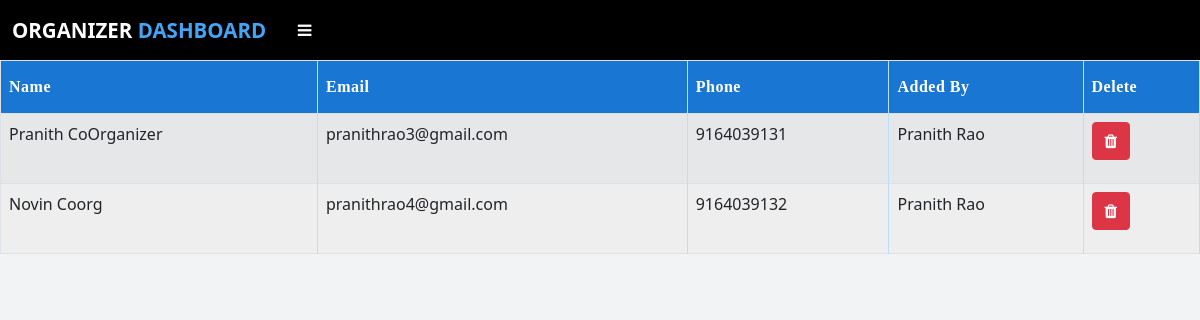
/view_coOrganizer (signed in), run on the app's committed database.
### app.py (models this page shows, shortened)
class Coorganizer(db.Model):
    id = db.Column(db.Integer,primary_key=True)
    name = db.Column(db.String(50),nullable=False)
    email = db.Column(db.String(100),nullable=False,unique=True)
    phone = db.Column(db.String(11), nullable=False, unique=True)
    password = db.Column(db.String(255),nullable=False)
    organizer = db.Column(db.String(50),nullable=False)
    coorg_id=db.relationship('Event',cascade="all,delete",backref='owner1')
    jcoorg_id=db.relationship('Judge',cascade="all,delete",backref='owner1j')

### app.py (the view)
@app.route("/view_coOrganizer")
def view_coOrganizer():
    if 'organizer' in session:
        coorgs = Coorganizer.query.all()
        return render_template('view_coOrganizer.html',data=coorgs)
    else:
        flash("Session Expired","error")
        return redirect(url_for('organizer_log'))

### templates/view_coOrganizer.html (shortened to what this page needs)
{% extends "organizer_layout.html" %}
{% block head %} {{ super() }}
{% endblock %}
{% block content %} {% if data %}
<div class="table-responsive">
  <table class="table table-striped table-bordered" >
    <thead class="thead-dark">
      <tr>
        <th scope="col">Name</th>
        <th scope="col">Email</th>
        <th scope="col">Phone</th>
        <th scope="col">Added By</th>
        <th scope="col">Delete</th>
      </tr>
    </thead>
    <tbody>
      {% for i in data %}
      <tr>
        <td>{{i.name}}</td>
        <td>{{i.email}}</td>
        <td>{{i.phone}}</td>
        <td>{{i.organizer}}</td>
        <td>
          <a onclick="delCoOrganizer('{{ i.id }}')"
            ><button class="btn btn-danger" type="submit" name="del">
              <i class="fa fa-trash"></i></button
          ></a>
        </td>
      </tr>
      {% endfor %}{% else %}
      <h2 class="text-center mt-5 fw-bold text-uppercase">
        No Co-Organizer Added
      </h2>
      {% endif %}
    </tbody>
  </table>
</div>
{% endblock %}

### templates/view_coOrganizer.html (style rules this page uses)
table { font-family: "Roboto" sans-serif; border-collapse: collapse; width: 100%; }
table tr:nth-child(even) { background-color: #eeeeee; }
.table th { padding-top: 14px; padding-bottom: 14px; text-align: left; background-color: #1976d2; color: white; letter-spacing: 0.5px; user-select: none; border-right: 0.5px solid #bbdefb; font-family: Bahnschrift SemiBold; }
table td { border-right: 0.5px solid #bbdefb; height: 70px; }
table td, table th { border-bottom: 0.5px solid #bbdefb; }

### templates/organizer_layout.html (style rules this page uses)
body { font-family: "Roboto" sans-serif; background-color: #f2f3f4; }
* { margin: 0; padding: 0; text-decoration: none; list-style: none; }

### data on the page
Coorganizer: name "Pranith CoOrganizer", email "pranithrao3@gmail.com", phone "9164039131", organizer "Pranith Rao"
Coorganizer: name "Novin Coorg", email "pranithrao4@gmail.com", phone "9164039132", organizer "Pranith Rao"
